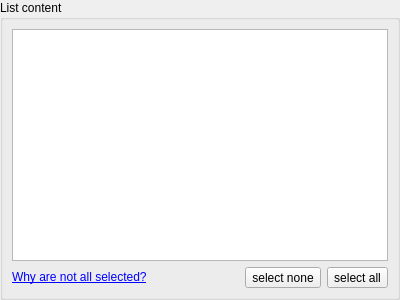
<?xml version="1.0" encoding="UTF-8"?>
<ui version="4.0">
 <class>Form</class>
 <widget class="QWidget" name="Form">
  <property name="geometry">
   <rect>
    <x>0</x>
    <y>0</y>
    <width>400</width>
    <height>300</height>
   </rect>
  </property>
  <property name="windowTitle">
   <string>Form</string>
  </property>
  <layout class="QVBoxLayout" name="verticalLayout">
   <property name="leftMargin">
    <number>0</number>
   </property>
   <property name="topMargin">
    <number>0</number>
   </property>
   <property name="rightMargin">
    <number>0</number>
   </property>
   <property name="bottomMargin">
    <number>0</number>
   </property>
   <item>
    <widget class="QGroupBox" name="groupBox">
     <property name="sizePolicy">
      <sizepolicy hsizetype="Expanding" vsizetype="Expanding">
       <horstretch>0</horstretch>
       <verstretch>0</verstretch>
      </sizepolicy>
     </property>
     <property name="title">
      <string>List content</string>
     </property>
     <property name="checkable">
      <bool>false</bool>
     </property>
     <layout class="QVBoxLayout" name="verticalLayout_2">
      <item>
       <widget class="QListWidget" name="listWidget"/>
      </item>
      <item>
       <layout class="QHBoxLayout" name="horizontalLayout_2">
        <item>
         <widget class="QLabel" name="label_help_selection">
          <property name="text">
           <string>&lt;a href=&quot;https://dcscope.readthedocs.io/en/stable/sec_qg_export_data.html#sec-qg-export-data-faq&quot;&gt;Why are not all selected?&lt;/a&gt;</string>
          </property>
          <property name="openExternalLinks">
           <bool>true</bool>
          </property>
         </widget>
        </item>
        <item>
         <spacer name="horizontalSpacer">
          <property name="orientation">
           <enum>Qt::Horizontal</enum>
          </property>
          <property name="sizeHint" stdset="0">
           <size>
            <width>40</width>
            <height>20</height>
           </size>
          </property>
         </spacer>
        </item>
        <item>
         <widget class="QToolButton" name="toolButton_none">
          <property name="text">
           <string>select none</string>
          </property>
         </widget>
        </item>
        <item>
         <widget class="QToolButton" name="toolButton_all">
          <property name="text">
           <string>select all</string>
          </property>
         </widget>
        </item>
       </layout>
      </item>
     </layout>
    </widget>
   </item>
  </layout>
 </widget>
 <resources/>
 <connections/>
</ui>
